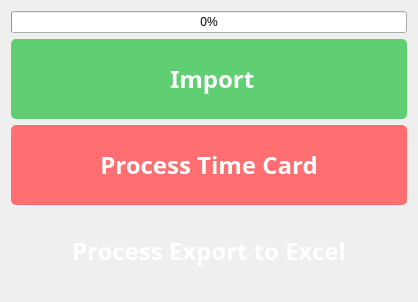
<?xml version="1.0" encoding="UTF-8"?>
<ui version="4.0">
 <class>Dialog</class>
 <widget class="QDialog" name="Dialog">
  <property name="geometry">
   <rect>
    <x>0</x>
    <y>0</y>
    <width>418</width>
    <height>299</height>
   </rect>
  </property>
  <property name="windowTitle">
   <string>Importer</string>
  </property>
  <property name="styleSheet">
   <string notr="true">#descFrame{
border: 1px solid black;
}

#importBTN{
border-radius: 5px;
background-color: rgb(96, 206, 114);
}

#importBTN:hover{
border-radius: 5px;
background-color: #51ad61;
}

#btnProcessTimeCard{
border-radius: 5px;
color: white;
background-color: rgb(255, 110, 112);
}

#btnProcessTimeCard:hover{
background-color: rgb(255, 80, 83);
}

#btnExportToExcel{
border-radius: 5px;
background-color: &quot;#344273&quot;;
color: white;
}

#btnExportToExcel:hover{
background-color: rgb(71, 91, 157);
}</string>
  </property>
  <layout class="QGridLayout" name="gridLayout">
   <item row="1" column="0">
    <widget class="QPushButton" name="importBTN">
     <property name="minimumSize">
      <size>
       <width>50</width>
       <height>80</height>
      </size>
     </property>
     <property name="font">
      <font>
       <family>Poppins</family>
       <pointsize>18</pointsize>
       <weight>75</weight>
       <bold>true</bold>
      </font>
     </property>
     <property name="cursor">
      <cursorShape>PointingHandCursor</cursorShape>
     </property>
     <property name="styleSheet">
      <string notr="true">#importBTN{
	color: white;
}</string>
     </property>
     <property name="text">
      <string> Import</string>
     </property>
     <property name="icon">
      <iconset>
       <normaloff>../../MainFrame/Resources/Icons/import.svg</normaloff>../../MainFrame/Resources/Icons/import.svg</iconset>
     </property>
     <property name="iconSize">
      <size>
       <width>30</width>
       <height>30</height>
      </size>
     </property>
    </widget>
   </item>
   <item row="2" column="0">
    <widget class="QPushButton" name="btnProcessTimeCard">
     <property name="minimumSize">
      <size>
       <width>50</width>
       <height>80</height>
      </size>
     </property>
     <property name="font">
      <font>
       <family>Poppins</family>
       <pointsize>18</pointsize>
       <weight>75</weight>
       <bold>true</bold>
      </font>
     </property>
     <property name="cursor">
      <cursorShape>PointingHandCursor</cursorShape>
     </property>
     <property name="styleSheet">
      <string notr="true"/>
     </property>
     <property name="text">
      <string>Process Time Card</string>
     </property>
     <property name="icon">
      <iconset>
       <normaloff>../../MainFrame/Resources/Icons/import.svg</normaloff>../../MainFrame/Resources/Icons/import.svg</iconset>
     </property>
     <property name="iconSize">
      <size>
       <width>30</width>
       <height>30</height>
      </size>
     </property>
    </widget>
   </item>
   <item row="0" column="0">
    <widget class="QProgressBar" name="progressBar">
     <property name="value">
      <number>0</number>
     </property>
    </widget>
   </item>
   <item row="3" column="0">
    <widget class="QPushButton" name="btnExportToExcel">
     <property name="minimumSize">
      <size>
       <width>50</width>
       <height>80</height>
      </size>
     </property>
     <property name="font">
      <font>
       <family>Poppins</family>
       <pointsize>18</pointsize>
       <weight>75</weight>
       <bold>true</bold>
      </font>
     </property>
     <property name="cursor">
      <cursorShape>PointingHandCursor</cursorShape>
     </property>
     <property name="styleSheet">
      <string notr="true"/>
     </property>
     <property name="text">
      <string>Process Export to Excel</string>
     </property>
     <property name="icon">
      <iconset>
       <normaloff>../../MainFrame/Resources/Icons/import.svg</normaloff>../../MainFrame/Resources/Icons/import.svg</iconset>
     </property>
     <property name="iconSize">
      <size>
       <width>30</width>
       <height>30</height>
      </size>
     </property>
    </widget>
   </item>
  </layout>
 </widget>
 <resources/>
 <connections/>
</ui>
